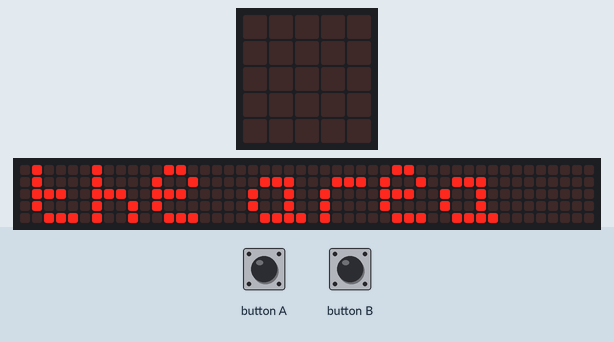
This program was run on a simulated BBC micro:bit running MicroPython. On the bench: the board's 5×5 LED display, a strip that is not on the board, showing the scrolling text unrolled. The 48×5 strip is a reading aid, not a part: it shows the text the display is scrolling, unrolled, one strip-width of it at a time.

Above: at 1.07 s.
At 5.87 s:
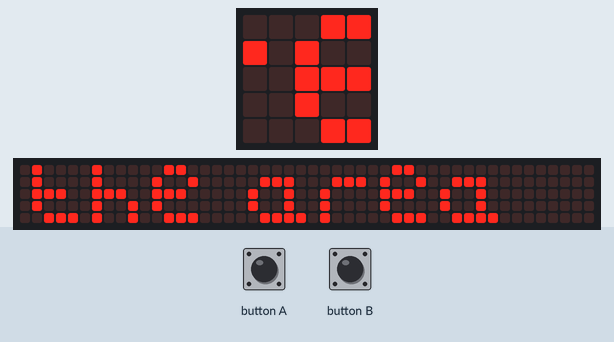
At 10.67 s:
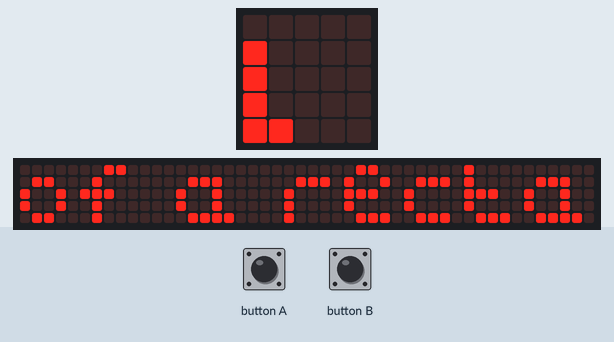
At 20.42 s:
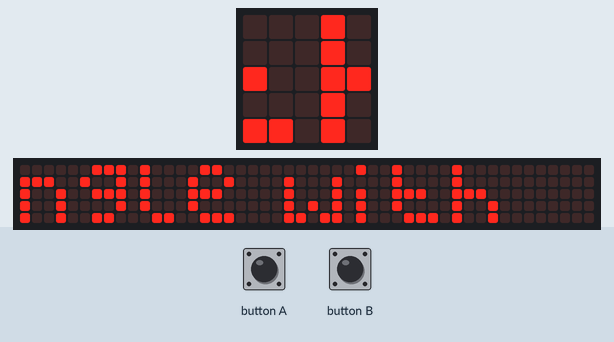
At 30.02 s:
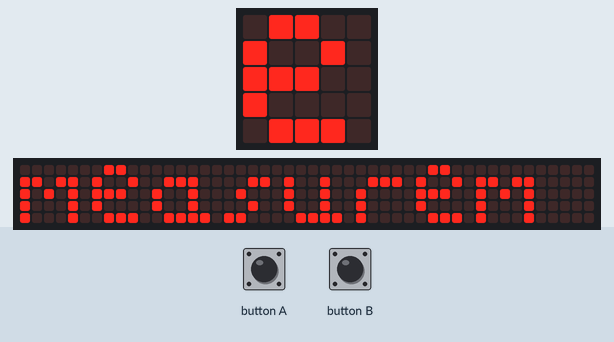
At 39.77 s:
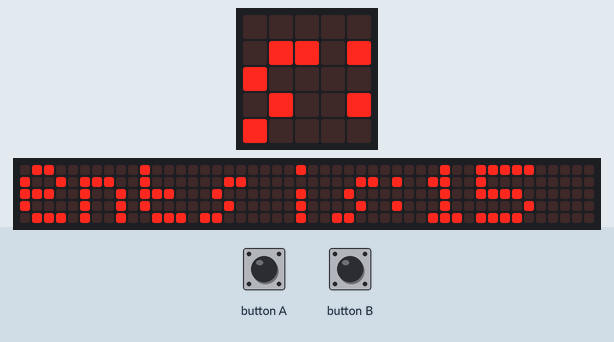

The program:

main.py
```python
"""
Created by: Julianne Leblanc-Peltier
Created on: Sep 2023
This module is a Micro:bit MicroPython program
"""

from microbit import *
from time import sleep


display.clear()
sleep(1)

display.scroll("the area of a rectangle with 5cm x 3cm measurements is:" + str(5 * 3))
display.scroll("cm^2.")
sleep(0.5)
display.clear()

display.scroll("The perimeter is:" + str(2 * (5 + 3)))
display.scroll("cm.")
display.show(Image.HAPPY)
sleep(0.5)
display.clear()
```
